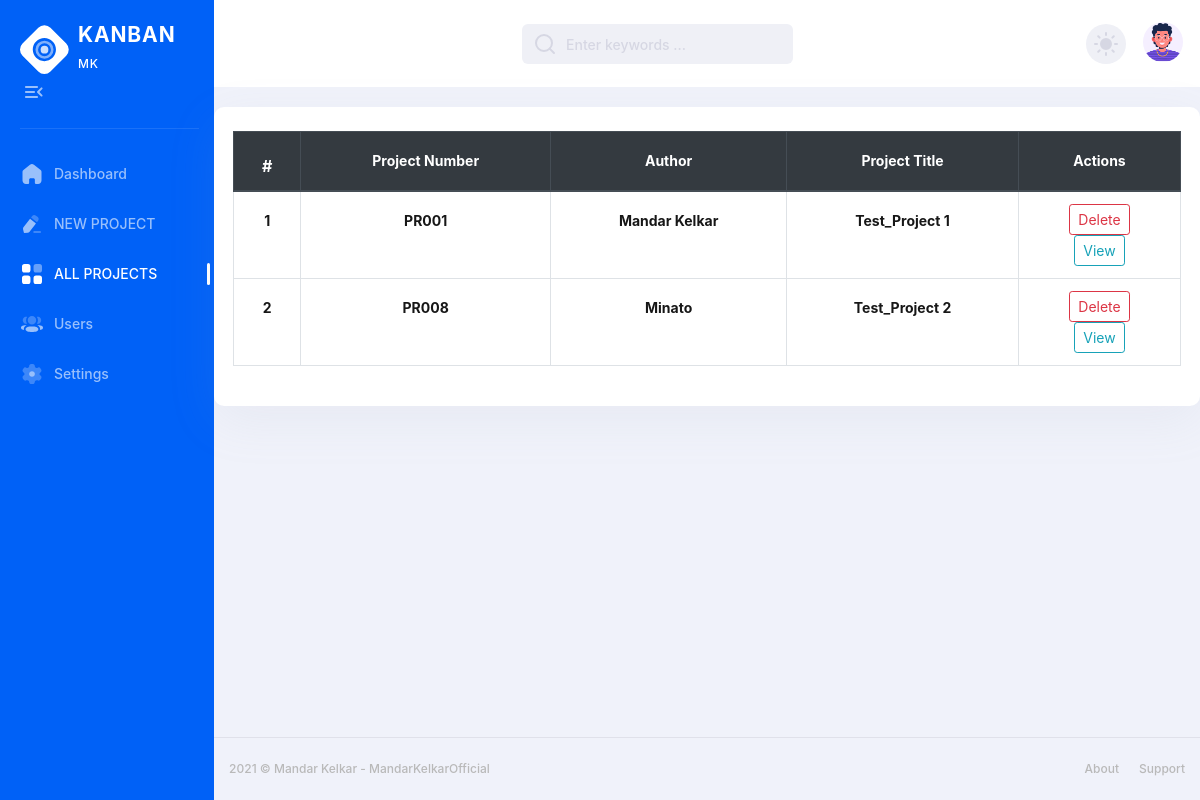
/all_project, run on an earlier commit of the app's database.
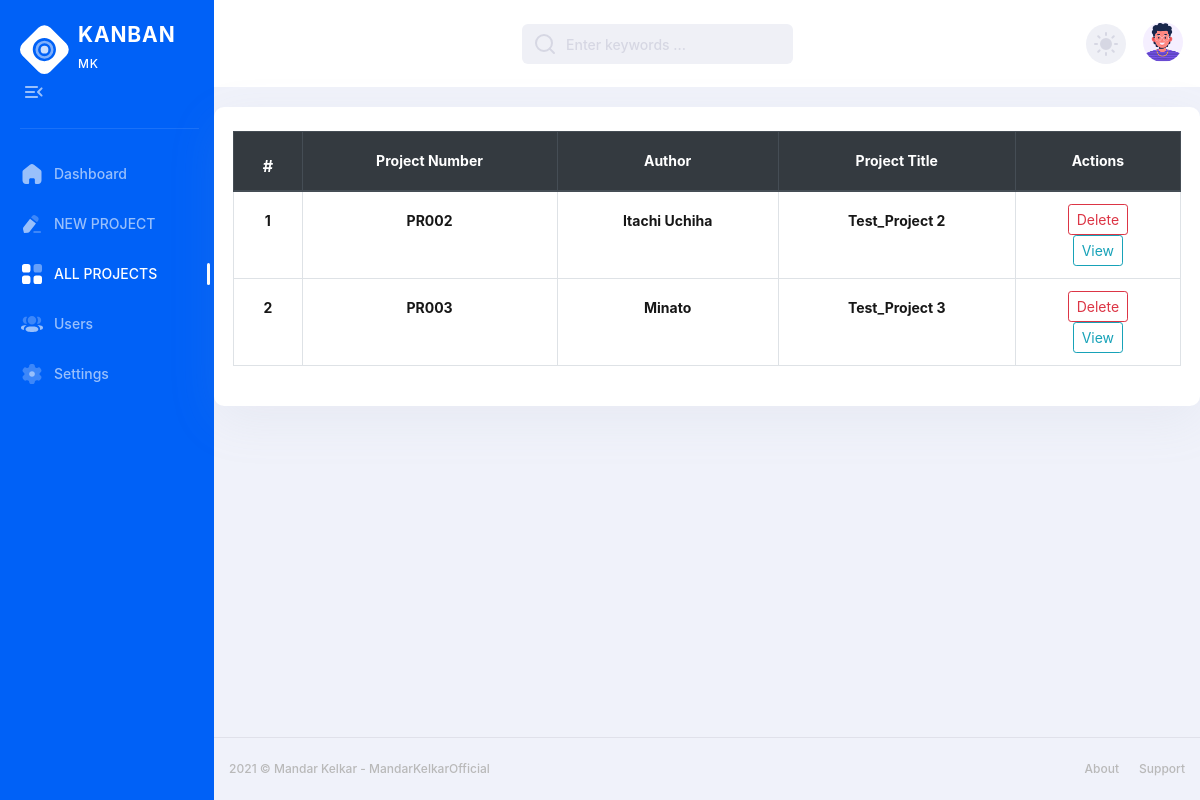
And on a later commit of the database.
### app.py (models this page shows)
class NewProject(db.Model):
    id = db.Column(db.Integer, primary_key=True)
    project_name = db.Column(db.String(100), nullable=False)
    project_number = db.Column(db.String(50), unique=True, nullable=False)
    author_name = db.Column(db.String(100), nullable=False)
    tasks = db.relationship('Task', backref='project', lazy=True)

### app.py (the view)
@app.route('/all_project', methods=['GET', 'POST'])
def all_project():
    projects = NewProject.query.all()
    return render_template('all_projects.html', projects=projects)

### templates/all_projects.html
{% extends 'base.html' %} {% block allproject %}
active
{% endblock allproject %}
{% block main %}
<div class="container stat-cards-item mx-auto" style="max-width: 1200px;">
    <table class="table table-bordered">
        <thead class="thead-dark">
            <tr>
                <th scope="col" class="text-center">
                    <label class="form-check-label font-weight-bold">#</label>
                </th>
                <th scope="col" class="form-label font-weight-bold text-center">Project Number</th>
                <th scope="col" class="form-label font-weight-bold text-center">Author</th>
                <th scope="col" class="form-label font-weight-bold text-center">Project Title</th>
                <th scope="col" class="form-label font-weight-bold text-center">Actions</th>
            </tr>
        </thead>
        <tbody>
            {% for project in projects %}
            <tr>
                <td class="text-center">
                    <label class="form-label font-weight-bold text-center">{{ loop.index }}</label>
                </td>
                <td class="form-label font-weight-bold text-center">{{ project.project_number }}</td>
                <td class="form-label font-weight-bold text-center">{{ project.author_name }}</td>
                <td class="form-label font-weight-bold text-center">{{ project.project_name }}</td>
                <td class="text-center">
                    <form action="{{ url_for('delete_project', project_id=project.id) }}" method="POST">
                        <button type="submit" class="btn btn-outline-danger btn-sm">Delete</button>
                    </form>
                    <form action="{{ url_for('kanban', project_number=project.project_number) }}" method="POST">
                        <button type="submit" class="btn btn-outline-info btn-sm">View</button>
                    </form>
                </td>
            </tr>
            {% endfor %}
        </tbody>
    </table>
</div>
{% endblock main %}

### templates/base.html (shortened to what this page needs)
<!DOCTYPE html>
<html lang="en">
<head>
    <link rel="stylesheet" href="https://maxcdn.bootstrapcdn.com/bootstrap/4.0.0/css/bootstrap.min.css">
    <link rel="stylesheet" href="https://maxcdn.bootstrapcdn.com/bootstrap/4.5.2/css/bootstrap.min.css">
    <link rel="stylesheet" href="/static/css/style.min.css">
</head>
<body>
    <div class="page-flex">
        <aside class="sidebar">
            <div class="sidebar-start">
                <div class="sidebar-head">
                    <a href="/" class="logo-wrapper" title="Home">
                        <span class="icon logo" aria-hidden="true"></span>
                        <div class="logo-text">
                            <span class="logo-title">KANBAN</span>
                            <span class="logo-subtitle">MK</span>
                        </div>
                    </a>
                    <button class="sidebar-toggle transparent-btn" title="Menu" type="button">
                        <span class="icon menu-toggle" aria-hidden="true"></span>
                    </button>
                </div>
                <div class="sidebar-body">
                    <ul class="sidebar-body-menu">
                        <li>
                            <a  class="{% block dashboard %}{% endblock dashboard %}" href="/"><span class="icon home" aria-hidden="true"></span>Dashboard</a>
                        </li>
                    </ul>
                    <ul class="sidebar-body-menu">
                        <li>
                            <a class="{% block newproject %}{% endblock newproject %}" href="/new_project"><span class="icon edit" aria-hidden="true"></span>NEW PROJECT</a>
                        </li>
                        <li>
                            <a class="{% block allproject %}{% endblock allproject %}" href="/all_project">
                                <span class="icon category " aria-hidden="true"></span>ALL PROJECTS
                            </a>
                        </li>
                        <li>
                            <a class="show-cat-btn" href="##">
                                <span class="icon user-3" aria-hidden="true"></span>Users
                            </a>
                        </li>
                        <li>
                            <a href="##"><span class="icon setting" aria-hidden="true"></span>Settings</a>
                        </li>
                    </ul>
                </div>
            </div>
        </aside>
        <div class="main-wrapper">
            <nav class="main-nav--bg">
                <div class="container d-flex justify-content-between align-items-center main-nav">
                    <div class="search-wrapper mx-auto">
                        <i data-feather="search" aria-hidden="true"></i>
                        <input type="text" placeholder="Enter keywords ...">
                    </div>
                    <div class="main-nav-end">
                        <button class="theme-switcher gray-circle-btn" type="button" title="Switch theme">
                            <i class="sun-icon" data-feather="sun" aria-hidden="true"></i>
                        </button>
                        <div class="nav-user-wrapper">
                            <button href="##" class="nav-user-btn dropdown-btn" title="My profile" type="button">
                                <span class="nav-user-img">
                                    <picture>
                                        <img
                                            src="/static/img/avatar/avatar-illustrated-02.png" alt="User name">
                                    </picture>
                                </span>
                            </button>
                        </div>
                    </div>
                </div>
            </nav>
            <main class="main users chart-page" id="skip-target">
          {% block main %}
          {% endblock main %}
        </main>
            <footer class="footer">
                <div class="container footer--flex">
                    <div class="footer-start">
                        <p>2021 © Mandar Kelkar - <a href="https://github.com/MandarKelkarOfficial" target="_blank"
                                rel="noopener noreferrer">MandarKelkarOfficial</a></p>
                    </div>
                    <ul class="footer-end">
                        <li><a href="https://maddysportfolio.netlify.app">About</a></li>
                        <li><a href="##">Support</a></li>
                    </ul>
                </div>
            </footer>
        </div>
    </div>
</body>
</html>

What changed in the data, as far as the page shows it:
removed NewProject: project_number "PR001", author_name "Mandar Kelkar", project_name "Test_Project 1"
changed NewProject "Test_Project 2": project_number "PR008" → "PR002"; author_name "Minato" → "Itachi Uchiha"
added NewProject: project_number "PR003", author_name "Minato", project_name "Test_Project 3"
